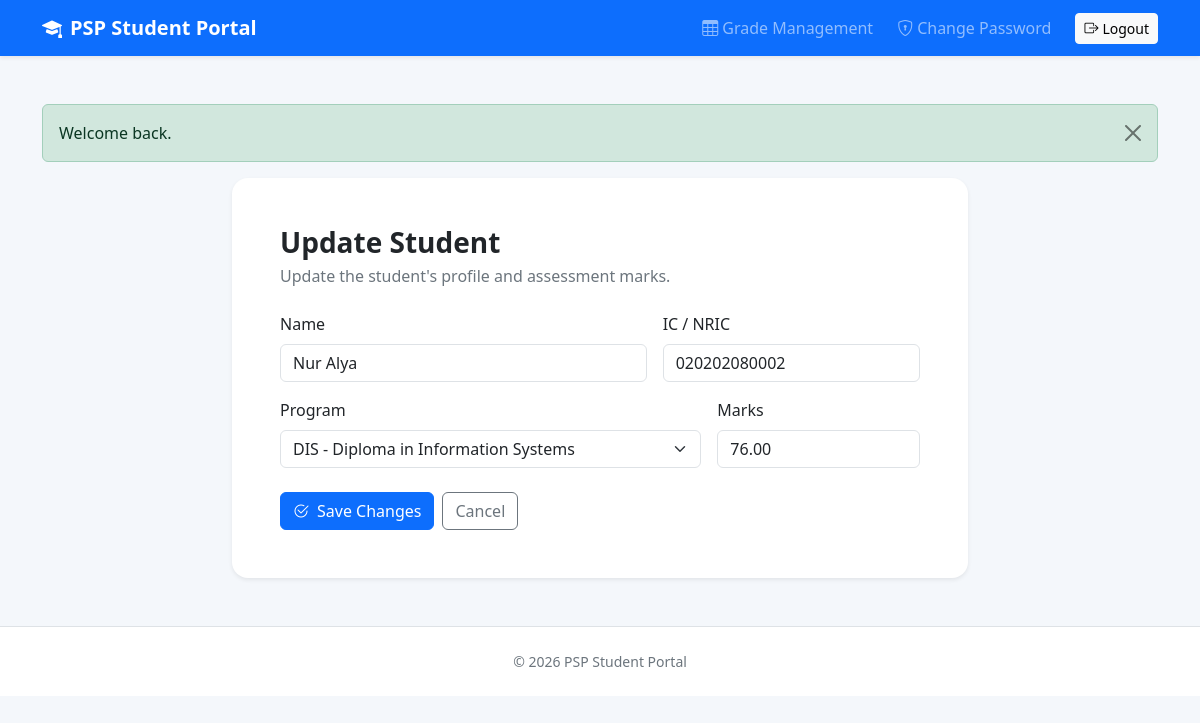
Page /index.php?page=student-edit&id=2 (signed in) on the committed database.
### tables this page shows
CREATE TABLE `students` (
  `id` int(10) UNSIGNED NOT NULL,
  `user_id` int(10) UNSIGNED NOT NULL,
  `name` varchar(100) NOT NULL,
  `program_id` int(10) UNSIGNED NOT NULL,
  `marks` decimal(5,2) NOT NULL DEFAULT 0.00,
  `profile_picture` varchar(255) DEFAULT NULL,
  `created_at` timestamp NOT NULL DEFAULT current_timestamp(),
  `updated_at` timestamp NOT NULL DEFAULT current_timestamp() ON UPDATE current_timestamp()
);

CREATE TABLE `users` (
  `id` int(10) UNSIGNED NOT NULL,
  `nric` varchar(12) NOT NULL,
  `password_hash` varchar(255) NOT NULL,
  `role` enum('admin','student') NOT NULL DEFAULT 'student',
  `must_change_password` tinyint(1) NOT NULL DEFAULT 0,
  `created_at` timestamp NOT NULL DEFAULT current_timestamp(),
  `updated_at` timestamp NOT NULL DEFAULT current_timestamp() ON UPDATE current_timestamp()
);

CREATE TABLE `programs` (
  `id` int(10) UNSIGNED NOT NULL,
  `code` varchar(20) NOT NULL,
  `name` varchar(120) NOT NULL
);

### app/Controllers/StudentController.php (called while the page is built, shortened)
<?php
final class StudentController
{
    public function edit(): void
    {
        $id = filter_input(
            INPUT_GET,
            'id',
            FILTER_VALIDATE_INT
        );
        $student = $id
            ? Student::find((int) $id)
            : null;
        $programs = Program::all();
        require __DIR__
            . '/../Views/students/edit.php';
    }
}

### index.php (called while the page is built, shortened)
<?php
spl_autoload_register(function (string $class): void {
    $prefix = 'App\\';
    $relative = substr($class, strlen($prefix));
    $file = __DIR__ . '/app/' . str_replace('\\', '/', $relative) . '.php';
});
require __DIR__ . '/app/Helpers/common.php';
$page = $_GET['page'] ?? (is_logged_in() ? ($_SESSION['role'] === 'admin' ? 'students' : 'profile') : 'login');
$routes = [
    'login' => [AuthController::class, 'showLogin', 'GET'],
    'login-submit' => [AuthController::class, 'login', 'POST'],
    'logout' => [AuthController::class, 'logout', 'POST'],
    'profile' => [ProfileController::class, 'show', 'GET'],
    'profile-upload' => [ProfileController::class, 'upload', 'POST'],
    'change-password' => [PasswordController::class, 'edit', 'GET'],
    'password-update' => [PasswordController::class, 'update', 'POST'],
    'students' => [StudentController::class, 'index', 'GET'],
    'student-create' => [StudentController::class, 'create', 'GET'],
    'student-store' => [StudentController::class, 'store', 'POST'],
    'student-edit' => [StudentController::class, 'edit', 'GET'],
    'student-update' => [StudentController::class, 'update', 'POST'],
    'student-delete' => [StudentController::class, 'destroy', 'POST'],
];
[$controllerClass, $method, $httpMethod] = $routes[$page];
$controller = new $controllerClass();
$controller->$method();

### app/Helpers/common.php (called while the page is built, shortened)
<?php
function e(?string $value): string
{
    return htmlspecialchars((string) $value, ENT_QUOTES, 'UTF-8');
}
function url(string $page, array $params = []): string
{
    return 'index.php?' . http_build_query(array_merge(['page' => $page], $params));
}

### config/database.php (called while the page is built)
<?php
return [
    'host' => 'localhost',
    'database' => 'psp_student_portal',
    'username' => 'root',
    'password' => '',
    'charset' => 'utf8mb4',
];

### app/Core/Database.php (called while the page is built, shortened)
<?php
final class Database
{
    private static ?PDO $connection = null;
    public static function connection(): PDO
    {
        if (self::$connection instanceof PDO) {
            return self::$connection;
        }
        $config = require __DIR__ . '/../../config/database.php';
        $dsn = sprintf(
            'mysql:host=%s;dbname=%s;charset=%s',
            $config['host'],
            $config['database'],
            $config['charset']
        );
        try {
            self::$connection = new PDO($dsn, $config['username'], $config['password'], [
                PDO::ATTR_ERRMODE => PDO::ERRMODE_EXCEPTION,
                PDO::ATTR_DEFAULT_FETCH_MODE => PDO::FETCH_ASSOC,
                PDO::ATTR_EMULATE_PREPARES => false,
            ]);
        } catch (PDOException $e) {
            http_response_code(500);
            exit('Unable to connect to the database. Please try again later.');
        }
        return self::$connection;
    }
}

### app/Models/Student.php (called while the page is built, shortened)
<?php
final class Student
{
    public static function find(int $id): ?array
    {
        $sql = 'SELECT
                    s.id,
                    s.user_id,
                    s.name,
                    s.program_id,
                    u.nric,
                    s.marks,
                    s.profile_picture
                FROM students s
                INNER JOIN users u ON u.id = s.user_id
                WHERE s.id = :id
                LIMIT 1';
        $stmt = Database::connection()->prepare($sql);
        $stmt->execute([
            'id' => $id
        ]);
        $row = $stmt->fetch();
        return $row ?: null;
    }
}

### app/Models/Program.php (called while the page is built, shortened)
<?php
final class Program
{
    public static function all(): array
    {
        $stmt = Database::connection()->prepare('SELECT id, code, name FROM programs ORDER BY code');
        $stmt->execute();
        return $stmt->fetchAll();
    }
}

### app/Views/students/edit.php (the view, shortened to what this page needs)
<?php require __DIR__ . '/../layouts/header.php'; ?>
<?php
$nameValue = $_SESSION['old']['name'] ?? $student['name'];
$nricValue = $_SESSION['old']['nric'] ?? $student['nric'];
$programValue = $_SESSION['old']['program_id'] ?? $student['program_id'];
$marksValue = $_SESSION['old']['marks'] ?? $student['marks'];
?>
<div class="row justify-content-center">
    <div class="col-lg-8">
        <div class="card border-0 shadow-sm portal-card">
            <div class="card-body p-4 p-md-5">
                <h1 class="h3 fw-bold mb-1">Update Student</h1>
                <p class="text-secondary mb-4">Update the student's profile and assessment marks.</p>
                <form method="post" action="<?= url('student-update') ?>" class="needs-validation" novalidate>
                    <div class="row g-3">
                        <div class="col-md-7">
                            <label class="form-label" for="name">Name</label>
                            <input class="form-control" id="name" name="name" minlength="2" maxlength="100" required value="<?= e($nameValue) ?>">
                        </div>
                        <div class="col-md-5">
                            <label class="form-label" for="nric">IC / NRIC</label>
                            <input class="form-control" id="nric" name="nric" pattern="[0-9]{12}" maxlength="12" inputmode="numeric" required value="<?= e($nricValue) ?>">
                        </div>
                        <div class="col-md-8">
                            <label class="form-label" for="program_id">Program</label>
                            <select class="form-select" id="program_id" name="program_id" required>
                                <?php foreach ($programs as $program): ?>
                                    <option value="<?= (int) $program['id'] ?>" <?= (string)$programValue === (string)$program['id'] ? 'selected' : '' ?>><?= e($program['code'] . ' - ' . $program['name']) ?></option>
                                <?php endforeach; ?>
                            </select>
                        </div>
                        <div class="col-md-4">
                            <label class="form-label" for="marks">Marks</label>
                            <input class="form-control" type="number" step="0.01" min="0" max="100" id="marks" name="marks" required value="<?= e((string)$marksValue) ?>">
                        </div>
                    </div>
                    <div class="d-flex gap-2 mt-4">
                        <button class="btn btn-primary" type="submit"><i class="bi bi-check2-circle me-2"></i>Save Changes</button>
                        <a class="btn btn-outline-secondary" href="<?= url('students') ?>">Cancel</a>
                    </div>
                </form>
            </div>
        </div>
    </div>
</div>
<?php clear_old(); require __DIR__ . '/../layouts/footer.php'; ?>

### public/assets/css/style.css (style rules this page uses)
:root { --portal-bg: #f4f7fb; }
html, body { min-height: 100%; }
body { background: var(--portal-bg); display: flex; flex-direction: column; color: #1f2937; }
.portal-card { border-radius: 1rem; overflow: hidden; }

### rows in the picture
students: name "Nur Alya", nric "020202080002", program_id "DIS - Diploma in Information Systems", marks "76.00"

### other values in the picture
$flash['message'] "Welcome back."
